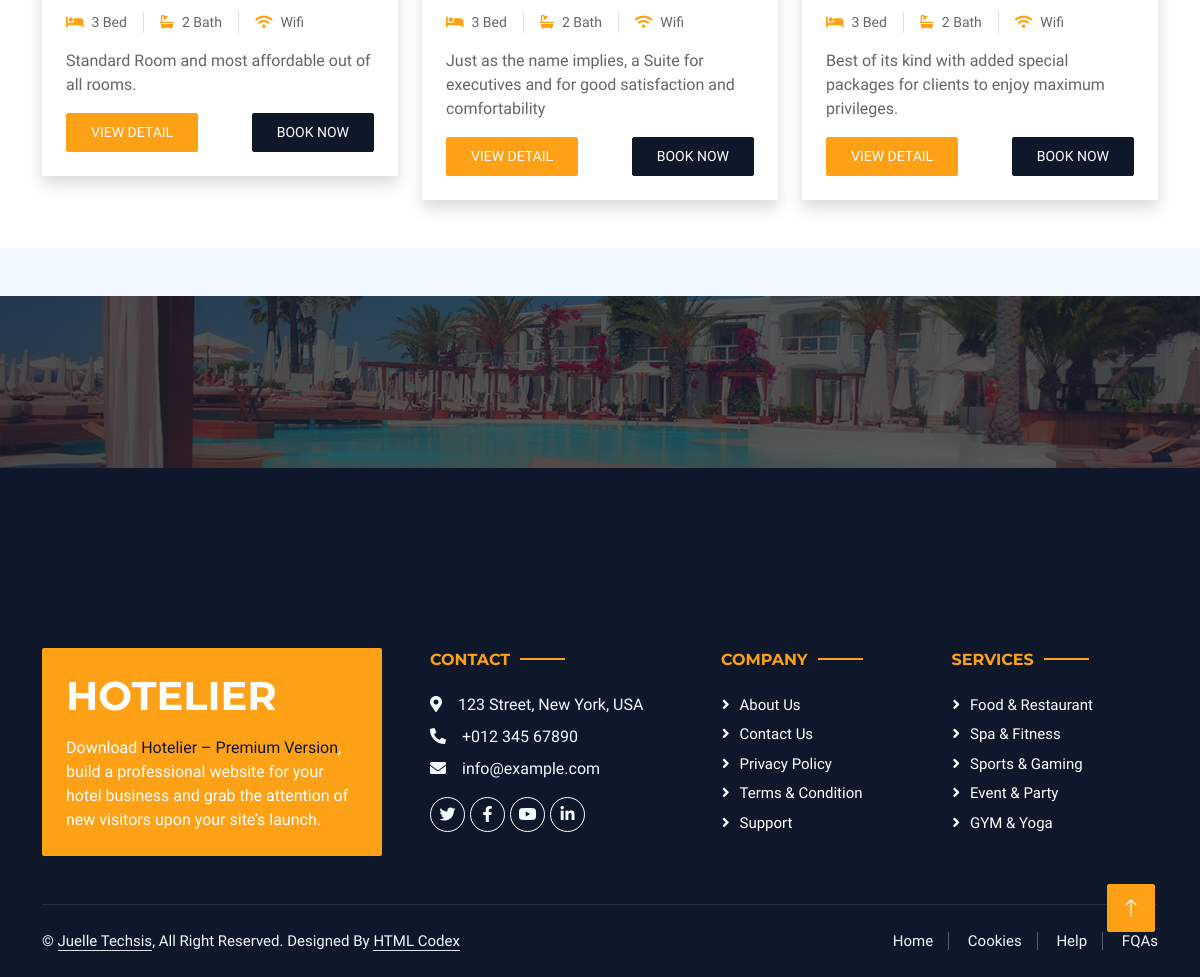
/room/ (lower part), run on an earlier commit of the app's database.
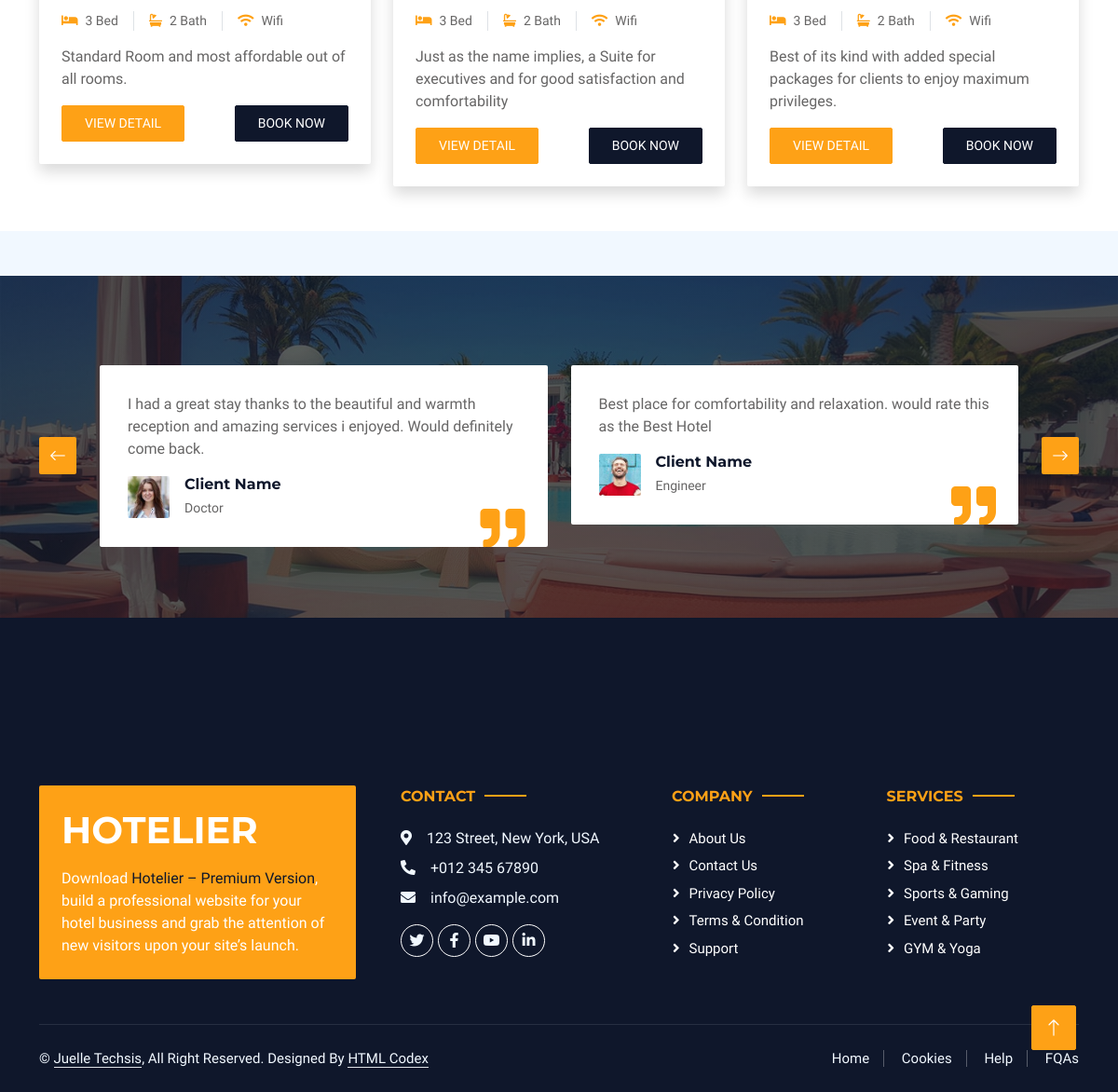
And on a later commit of the database.
### Hotel/models.py (models this page shows, shortened)
class Products(models.Model):
    name = models.CharField(max_length=100)
    description = models.TextField()
    price = models.DecimalField(max_digits=6, decimal_places=2)
    image = models.ImageField(upload_to="Products_images")
    class Meta:
        verbose_name_plural = "Products"

class Reviews(models.Model):
    name = models.CharField(max_length=100)
    comment = models.TextField()
    profession = models.CharField(max_length=100)
    image = models.ImageField(upload_to="Reviews_images")
    class Meta:
        verbose_name_plural = "Reviews"

### Hotel/views.py (the view)
# urls.py: path("room/", room_page, name="room"),
def room_page(request):
    products = Products.objects.all()
    reviews = Reviews.objects.all()
    context = {
        "products": products,
        "reviews": reviews
    }
    return render(request, "Hotel/room.html", context)

### Hotel/templates/Hotel/room.html (shortened to what the changed rows need)
{% load static %}
<!DOCTYPE html>
<html lang="en">
<head>
    <link href="https://cdnjs.cloudflare.com/ajax/libs/font-awesome/5.10.0/css/all.min.css" rel="stylesheet">
    <link href="https://cdn.jsdelivr.net/npm/bootstrap-icons@1.4.1/font/bootstrap-icons.css" rel="stylesheet">
    <link href="{% static 'Hotel/lib/animate/animate.min.css' %}" rel="stylesheet">
    <link href="{% static 'Hotel/lib/owlcarousel/assets/owl.carousel.min.css' %}" rel="stylesheet">
    <link href="{% static 'Hotel/lib/tempusdominus/css/tempusdominus-bootstrap-4.min.css' %}" rel="stylesheet" />
    <link href="{% static 'Hotel/css/bootstrap.min.css' %}" rel="stylesheet">
    <link href="{% static 'Hotel/css/style.css' %}" rel="stylesheet">
</head>
<body>
    <div class="container-xxl bg-white p-0">
        <div class="container-xxl py-5">
            <div class="container">
                <div class="row g-4">
                    {% for product in products %}
                    <div class="col-lg-4 col-md-6 wow fadeInUp" data-wow-delay="0.1s">
                        <div class="room-item shadow rounded overflow-hidden">
                            <div class="p-4 mt-2">
                                <div class="d-flex mb-3">
                                    <small class="border-end me-3 pe-3"><i class="fa fa-bed text-primary me-2"></i>3 Bed</small>
                                    <small class="border-end me-3 pe-3"><i class="fa fa-bath text-primary me-2"></i>2 Bath</small>
                                    <small><i class="fa fa-wifi text-primary me-2"></i>Wifi</small>
                                </div>
                                <p class="text-body mb-3">{{ product.description }}</p>
                                <div class="d-flex justify-content-between">
                                    <a class="btn btn-sm btn-primary rounded py-2 px-4" href="">View Detail</a>
                                    <a class="btn btn-sm btn-dark rounded py-2 px-4" href="{% url 'booking' %}">Book Now</a>
                                </div>
                            </div>
                        </div>
                    </div>
                    {% endfor %}
                            </div>
                        </div>
                    </div>
                </div>
        <div class="container-xxl testimonial mt-5 py-5 bg-dark wow zoomIn" data-wow-delay="0.1s" style="margin-bottom: 90px;">
            <div class="container">
                <div class="owl-carousel testimonial-carousel py-5">
                    {% for review in reviews %}
                    <div class="testimonial-item position-relative bg-white rounded overflow-hidden">
                        <p>{{ review.comment }}</p>
                        <div class="d-flex align-items-center">
                            <img class="img-fluid flex-shrink-0 rounded" src="{{ review.image.url }}" style="width: 45px; height: 45px;">
                            <div class="ps-3">
                                <h6 class="fw-bold mb-1">Client Name</h6>
                                <small>{{ review.profession }}</small>
                            </div>
                        </div>
                        <i class="fa fa-quote-right fa-3x text-primary position-absolute end-0 bottom-0 me-4 mb-n1"></i>
                    </div>
                    {% endfor %}
                </div>
            </div>
        </div>
        <div class="container-fluid bg-dark text-light footer wow fadeIn" data-wow-delay="0.1s">
            <div class="container pb-5">
                <div class="row g-5">
                    <div class="col-md-6 col-lg-4">
                        <div class="bg-primary rounded p-4">
                            <a href="Hotel/index.html"><h1 class="text-white text-uppercase mb-3">Hotelier</h1></a>
                        </div>
                    </div>
                </div>
            </div>
        </div>
</body>
</html>

What changed in the data, as far as the page shows it:
added Reviews: comment "I had a great stay thanks to the beautiful and warmth reception and amazing services i enjoyed. Would definitely come back.", image (picture), profession "Doctor"
added Reviews: comment "Best place for comfortability and relaxation. would rate this as the Best Hotel", image (picture), profession "Engineer"
